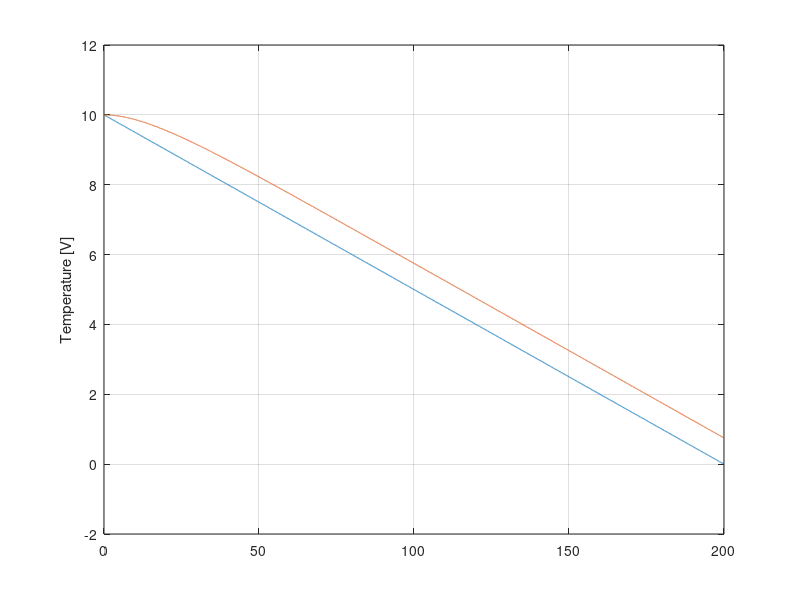

The MATLAB script that drew this image:
duration = 200;
t=0 : 0.01 : duration;

Ta = 10 - 0.05*t;
Tr = 10.75 - 0.05*t -0.75*exp(-t/15);

% plot(t,Ta); axis([0 duration -2 12]);
% ylabel('Temperature [V]'); grid on;

plot(t,Ta); hold on;
plot(t,Tr); 
axis([0 duration -2 12]);
ylabel('Temperature [V]'); grid on;
